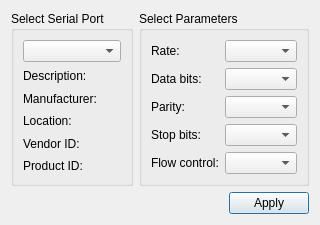
<?xml version="1.0" encoding="UTF-8"?>
<ui version="4.0">
 <class>SettingsDialog</class>
 <widget class="QDialog" name="SettingsDialog">
  <property name="geometry">
   <rect>
    <x>0</x>
    <y>0</y>
    <width>280</width>
    <height>206</height>
   </rect>
  </property>
  <property name="windowTitle">
   <string>Settings</string>
  </property>
  <layout class="QGridLayout" name="gridLayout_3">
   <item row="0" column="0">
    <widget class="QGroupBox" name="selectBox">
     <property name="title">
      <string>Select Serial Port</string>
     </property>
     <layout class="QGridLayout" name="gridLayout">
      <item row="0" column="0">
       <widget class="QComboBox" name="portsBox"/>
      </item>
      <item row="1" column="0">
       <widget class="QLabel" name="descriptionLabel">
        <property name="text">
         <string>Description:</string>
        </property>
       </widget>
      </item>
      <item row="2" column="0">
       <widget class="QLabel" name="manufacturerLabel">
        <property name="text">
         <string>Manufacturer:</string>
        </property>
       </widget>
      </item>
      <item row="3" column="0">
       <widget class="QLabel" name="locationLabel">
        <property name="text">
         <string>Location:</string>
        </property>
       </widget>
      </item>
      <item row="4" column="0">
       <widget class="QLabel" name="vidLabel">
        <property name="text">
         <string>Vendor ID:</string>
        </property>
       </widget>
      </item>
      <item row="5" column="0">
       <widget class="QLabel" name="pidLabel">
        <property name="text">
         <string>Product ID:</string>
        </property>
       </widget>
      </item>
     </layout>
    </widget>
   </item>
   <item row="0" column="1">
    <widget class="QGroupBox" name="parametersBox">
     <property name="title">
      <string>Select Parameters</string>
     </property>
     <layout class="QGridLayout" name="gridLayout_2">
      <item row="0" column="0">
       <widget class="QLabel" name="rateLabel">
        <property name="text">
         <string>Rate:</string>
        </property>
       </widget>
      </item>
      <item row="0" column="1">
       <widget class="QComboBox" name="rateBox"/>
      </item>
      <item row="1" column="0">
       <widget class="QLabel" name="dataBitsLabel">
        <property name="text">
         <string>Data bits:</string>
        </property>
       </widget>
      </item>
      <item row="1" column="1">
       <widget class="QComboBox" name="dataBitsBox"/>
      </item>
      <item row="2" column="0">
       <widget class="QLabel" name="parityLabel">
        <property name="text">
         <string>Parity:</string>
        </property>
       </widget>
      </item>
      <item row="2" column="1">
       <widget class="QComboBox" name="parityBox"/>
      </item>
      <item row="3" column="0">
       <widget class="QLabel" name="stopBitsLabel">
        <property name="text">
         <string>Stop bits:</string>
        </property>
       </widget>
      </item>
      <item row="3" column="1">
       <widget class="QComboBox" name="stopBitsBox"/>
      </item>
      <item row="4" column="0">
       <widget class="QLabel" name="flowControlLabel">
        <property name="text">
         <string>Flow control:</string>
        </property>
       </widget>
      </item>
      <item row="4" column="1">
       <widget class="QComboBox" name="flowControlBox"/>
      </item>
     </layout>
    </widget>
   </item>
   <item row="1" column="0" colspan="2">
    <layout class="QHBoxLayout" name="horizontalLayout">
     <item>
      <spacer name="horizontalSpacer">
       <property name="orientation">
        <enum>Qt::Horizontal</enum>
       </property>
       <property name="sizeHint" stdset="0">
        <size>
         <width>96</width>
         <height>20</height>
        </size>
       </property>
      </spacer>
     </item>
     <item>
      <widget class="QPushButton" name="applyButton">
       <property name="text">
        <string>Apply</string>
       </property>
      </widget>
     </item>
    </layout>
   </item>
  </layout>
 </widget>
 <resources/>
 <connections/>
</ui>
